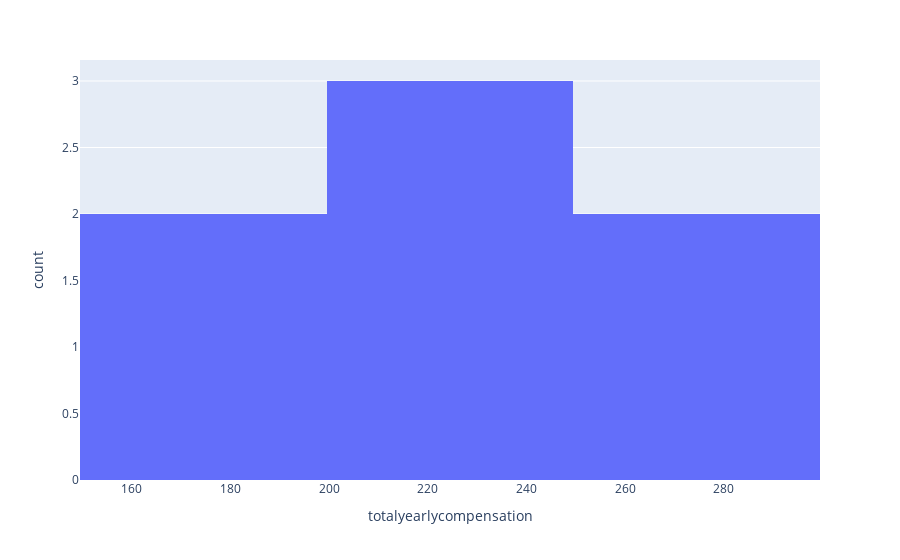

This figure's notebook cell:
### Code cell
import plotly.express as px
  
fig = px.histogram(apple_df[apple_df['level']=='L3'], x="totalyearlycompensation")
fig.show()

### Figure 1 — Plotly figure (JSON) as saved in the notebook; plotly's stock layout.template omitted (floating-point values rounded to 4 significant figures)
{"data": [{"alignmentgroup": "True", "bingroup": "x", "hovertemplate": "totalyearlycompensation=%{x}<br>count=%{y}<extra></extra>", "legendgroup": "", "marker": {"color": "#636efa", "pattern": {"shape": ""}}, "name": "", "offsetgroup": "", "orientation": "v", "showlegend": false, "type": "histogram", "x": [200, 198, 250, 264, 213, 166, 225], "xaxis": "x", "yaxis": "y"}], "layout": {"barmode": "relative", "legend": {"tracegroupgap": 0}, "margin": {"t": 60}, "xaxis": {"anchor": "y", "domain": [0, 1], "title": {"text": "totalyearlycompensation"}}, "yaxis": {"anchor": "x", "domain": [0, 1], "title": {"text": "count"}}}}
